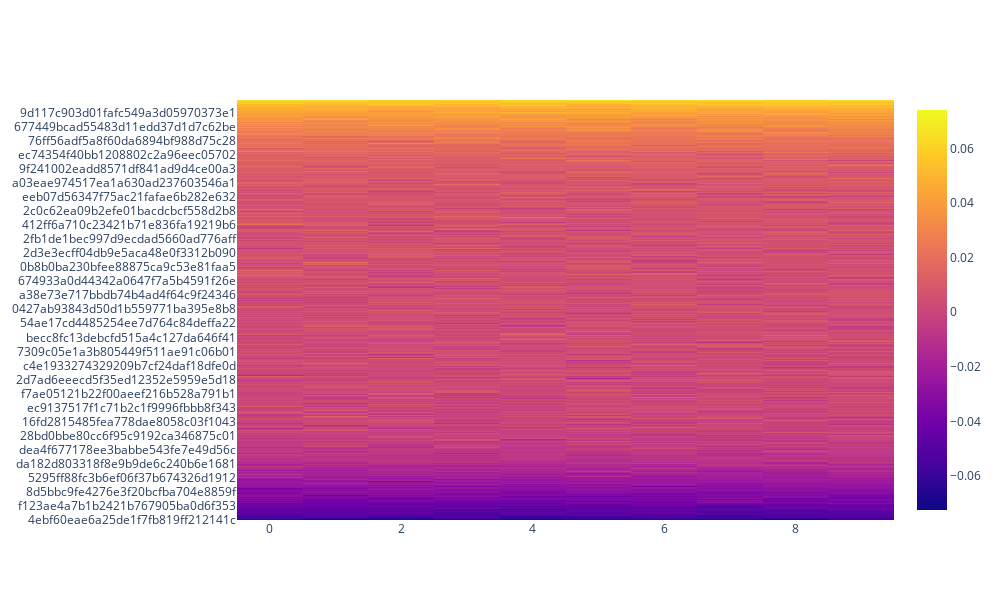

Here is the notebook cell this chart was saved with:
### Markdown cell above
### Loadings Distribution

### Code cell
raw_loadings = [md.doPCA(md.ranRelPct(asvs1))["loadings"] for i in range(10)]
df = md.sortLoadings_std(raw_loadings, 0, asvs1.transpose().columns.values)
go.Figure(go.Heatmap(y = df.index[:-1], z = df.iloc[::-1]), go.Layout(autosize = False, width = 1000, height = 600))

### Figure 1 — Plotly figure (JSON) as saved in the notebook; plotly's stock layout.template omitted (floating-point values rounded to 4 significant figures; data arrays with more than 128 entries replaced by an {"elided": "..."} marker saying what was removed)
{"data": [{"type": "heatmap", "y": {"elided": "2751 str values"}, "z": {"elided": "2752x10 float values"}}], "layout": {"autosize": false, "height": 600, "width": 1000}}
